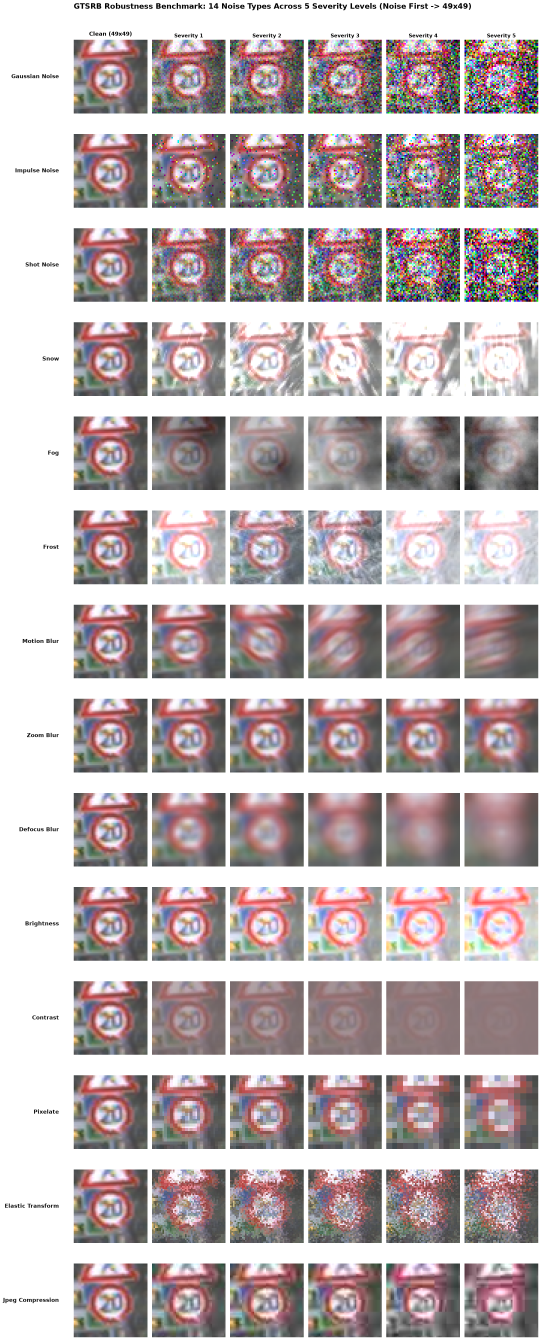
#> input picture sample_all_49x49.png, 2164 x 5361 px (shown at 1/4 size); its folder holds only this picture in this run
$ python visualize_corruptions.py --image_path sample_all_49x49.png
#> lines starting #> are read from the running program, lines starting #| are printed output that depends on the picture
import os
import argparse
import numpy as np

# NumPy 2.0+ compatibility shim for imagecorruptions
if not hasattr(np, 'float_'):
    np.float_ = np.float64
if not hasattr(np, 'complex_'):
    np.complex_ = np.complex128

import matplotlib.pyplot as plt
from PIL import Image
from imagecorruptions import corrupt

# The 14 corruptions used in GTSRB robustness evaluation
CORRUPTION_TYPES = [
    'gaussian_noise', 'impulse_noise', 'shot_noise', 'snow', 'fog',
    'frost', 'motion_blur', 'zoom_blur', 'defocus_blur', 'brightness',
    'contrast', 'pixelate', 'elastic_transform', 'jpeg_compression'
]

# [19 lines left out: function get_default_sample_image, not called in this run]

def apply_corruption_then_downscale(image_pil, corruption_name, severity, target_size=(49, 49)):
    """
    Applies noise corruption FIRST on native/high-resolution image,
    then downscales the result to target_size.
    Ensures image is at least target_size / 32px for imagecorruptions library.
    """
    w, h = image_pil.size
    if w < target_size[0] or h < target_size[1]:
        img_to_corrupt = image_pil.resize((max(w, target_size[0]), max(h, target_size[1])))
    else:
        img_to_corrupt = image_pil

    img_np = np.array(img_to_corrupt)
    corrupted_np = corrupt(img_np, corruption_name=corruption_name, severity=severity)
    corrupted_pil = Image.fromarray(corrupted_np).resize(target_size)
    return np.array(corrupted_pil)

def plot_single_corruption(image_pil, corruption_name, target_size=(49, 49), output_path=None, show=False):
    """
    Plots the clean image alongside all 5 severity levels for a single corruption.
    Noise is applied FIRST, then downscaled to target_size.
    """
    fig, axes = plt.subplots(1, 6, figsize=(18, 3.5))

    # Column 0: Original downscaled to target_size
    clean_np = np.array(image_pil.resize(target_size))
    axes[0].imshow(clean_np, interpolation='nearest')
    axes[0].set_title(f"Clean ({target_size[0]}x{target_size[1]})", fontsize=11, fontweight='bold', pad=8)
    axes[0].axis('off')

    # Columns 1 to 5: Severity Levels
    for severity in range(1, 6):
        corrupted_downscaled = apply_corruption_then_downscale(
            image_pil, corruption_name=corruption_name, severity=severity, target_size=target_size
        )
        ax = axes[severity]
        ax.imshow(corrupted_downscaled, interpolation='nearest')
        ax.set_title(f"Severity {severity}", fontsize=11, pad=8)
        ax.axis('off')

    title = corruption_name.replace('_', ' ').title()
    fig.suptitle(f"Corruption: {title} (Noise First -> Downscale {target_size[0]}x{target_size[1]})", fontsize=14, fontweight='bold', y=1.05)
    plt.tight_layout()

    if output_path:
        os.makedirs(os.path.dirname(output_path), exist_ok=True)
        plt.savefig(output_path, bbox_inches='tight', dpi=150)
        print(f"Saved visualization to: {output_path}")
    if show:
        plt.show()
    plt.close()

# [50 lines left out: function plot_all_corruptions, not called in this run]

def main():
    parser = argparse.ArgumentParser(description="Visualize image corruption levels (1 to 5) with noise-first downscaling.")
    parser.add_argument('--image_path', type=str, default=None, help="Path to input image (defaults to sample from data/Train/0).")
    parser.add_argument('--corruption', '--noise', dest='corruption', type=str, default='fog', help=f"Corruption name (e.g. 'fog', 'gaussian_noise') or 'all'. Choices: {CORRUPTION_TYPES}")
    parser.add_argument('--resolution', '--resize', dest='resolution', type=int, default=49, help="Target downscaled resolution (default: 49 for 49x49).")
    parser.add_argument('--output', type=str, default=None, help="Optional custom output path. Defaults to output/noise/sample_<noise>_<res>x<res>.png.")
    parser.add_argument('--show', action='store_true', help="Display the plot interactively using plt.show().")

    args = parser.parse_args()

    # 1. Resolve image path
    image_path = args.image_path if args.image_path else get_default_sample_image()
    print(f"Loading image from: {image_path}")
    pil_image = Image.open(image_path).convert('RGB')

    target_size = (args.resolution, args.resolution)
    res_str = f"{args.resolution}x{args.resolution}"
    noise_output_dir = os.path.join('output', 'noise')
    os.makedirs(noise_output_dir, exist_ok=True)

    # 2. Render visualization
    if args.corruption.lower() == 'all':
        out_path = args.output if args.output else os.path.join(noise_output_dir, f"sample_all_{res_str}.png")
        plot_all_corruptions(pil_image, target_size=target_size, output_path=out_path, show=args.show)
    else:
        if args.corruption not in CORRUPTION_TYPES:
            print(f"Warning: '{args.corruption}' is not one of the 14 standard benchmark corruptions.")
            print(f"Available standard corruptions: {', '.join(CORRUPTION_TYPES)}")
        out_path = args.output if args.output else os.path.join(noise_output_dir, f"sample_{args.corruption}_{res_str}.png")
        plot_single_corruption(pil_image, args.corruption, target_size=target_size, output_path=out_path, show=args.show)
#> in plot_single_corruption, `clean_np = np.array(image_pil.resize(target_size))`:
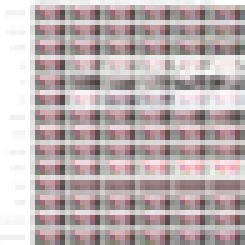
#> clean_np: shape (49, 49, 3) (shown 5 times larger); mean R, G, B 189.2, 176.9, 178.3
#> (the call stopped at in apply_corruption_then_downscale, `corrupted_np = corrupt(img_np, corruption_name=corruption_name, severi..`: imagecorruptions is not available in this run)

if __name__ == '__main__':
    main()
